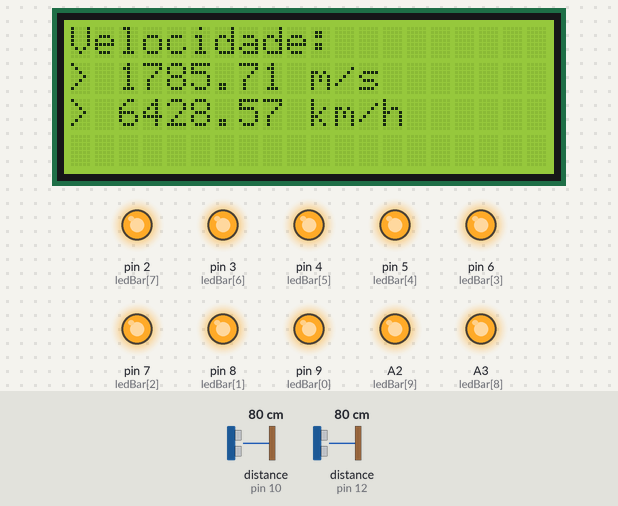
Simulated run of this sketch. Board: Arduino Uno, built with avr-gcc and run on an emulated ATmega328P. Parts: 20×4 character LCD, output pins drawn as LEDs (lit = HIGH). Wiring (inferred from the names in the program): 2 × ultrasonic range finder: trigger pin 11, echo pin 10 / trigger pin 13, echo pin 12. The test bench sets the inputs (shaded band); at power-on: distance to the obstacle (sensors on pin 10, pin 12) 80 cm. The echo pulse lasts 58.3 µs per cm; pins used as bus, display or sensor lines are not drawn; what the sketch prints to the serial monitor is not drawn.

Above: at 1.2 s.
1.3 s: distance to the obstacle (sensor on pin 10) set to 2 cm
At 6.9 s:
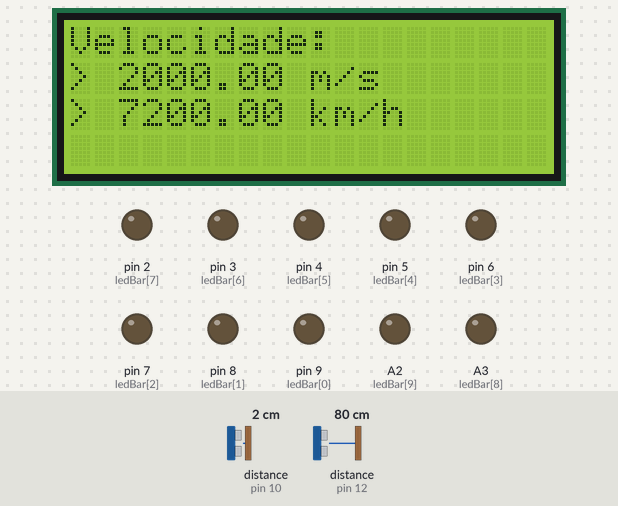
8.5 s: distance to the obstacle (sensor on pin 10) set to 9 cm
At 14.5 s:
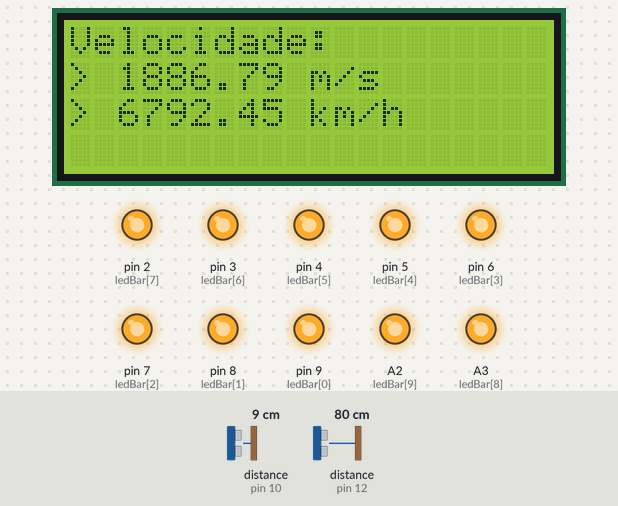
15.5 s: distance to the obstacle (sensor on pin 10) set to 60 cm
At 20.0 s:
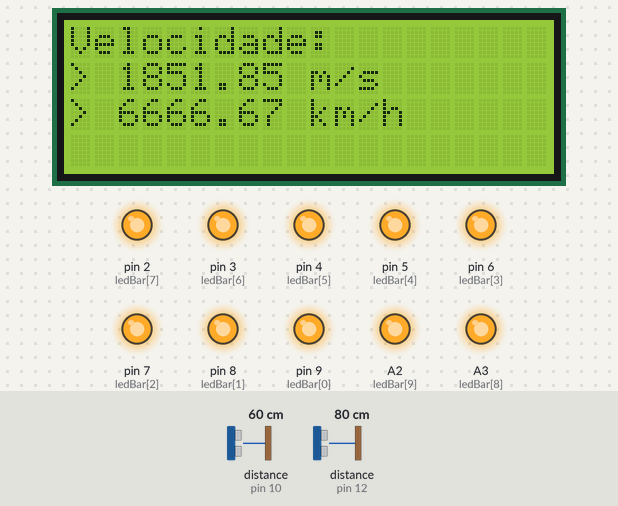
Timing chart, 0 to 27.3 s (numbered marks = the images above; inputs shaded):
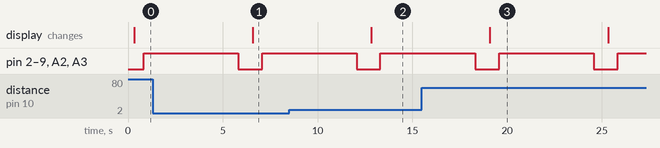

The sketch:

CHALLENGE_edge.ino
```cpp
#include <LiquidCrystal_I2C.h>

// Declarando variáveis dos componentes
LiquidCrystal_I2C lcd(0x27, 20, 4);

int trigger01 = 13;
int echo01 = 12;
int trigger02 = 11;
int echo02 = 10;

int ledBar[] = {9, 8, 7, 6, 5, 4, 3, 2, A3, A2};
int numLeds = 10;

// Declarando variáveis
float leitura01 = 0;
float leitura02 = 0;
float cm01 = 0;
float cm02 = 0;

bool leitura01Iniciou = false;
bool leitura02Iniciou = false;

unsigned long tempoInicial = 0;
unsigned long tempoFinal = 0;
float intervalo = 0;
float distancia = 100; // Distancia entre os dois sensores (em metros)
float velocidadeMps = 0;
float velocidadeKph = 0;

void setup() {
  // Iniciando o serial
  Serial.begin(9600);

  // Iniciando o LCD
  lcd.init();
  lcd.backlight();

  // Declarando os pinModes dos componentes
  pinMode(trigger01, OUTPUT);
  pinMode(echo01, INPUT);
  pinMode(trigger02, OUTPUT);
  pinMode(echo02, INPUT);

  for(int i = 0; i < numLeds; i++) {
    pinMode(ledBar[i], OUTPUT);
  }

  Serial.println("Pronto para iniciar medições");
}

void loop() {
  // Iniciando o sensor de distancia ultrasonico 01
  digitalWrite(trigger01, LOW);
  delayMicroseconds(5);
  digitalWrite(trigger01, HIGH);
  delayMicroseconds(5);
  digitalWrite(trigger01, LOW);

  // Captando dados dos sensores 01
  leitura01 = pulseIn(echo01, HIGH);

  // Calculando e transformando unidades de medida do sensor 01
  cm01 = leitura01 / 58.0;

  // Checando se a leitura foi iniciada no sensor 01
  if(cm01 <= 300 && !leitura01Iniciou) {
    delay(50);
    if(cm01 <= 300) {
      tempoInicial = millis();
      leitura01Iniciou = true;
      Serial.println("Leitura do Sensor 01 Iniciada");
    }
  }

  // Iniciando o sensor de distancia ultrasonico 02
  digitalWrite(trigger02, LOW);
  delayMicroseconds(5);
  digitalWrite(trigger02, HIGH);
  delayMicroseconds(5);
  digitalWrite(trigger02, LOW);

  // Captando dados do sensor 02
  leitura02 = pulseIn(echo02, HIGH);

  // Calculando e transformando unidades de medida do sensor 02
  cm02 = leitura02 / 58.0;

  // Checando se a leitura foi iniciada no sensor 02
  if(cm02 <= 300 && leitura01Iniciou && !leitura02Iniciou) {
    delay(50);
    if(cm02 <= 300) {
      tempoFinal = millis();
      leitura02Iniciou = true;
      Serial.println("Leitura do Sensor 02 Iniciada");

      // Calculo do intervalo de tempo
      intervalo = (tempoFinal - tempoInicial) / 1000.0;
      Serial.print("Intervalo de Tempo: ");
      Serial.print(intervalo);
      Serial.println(" segundos");

      // Calculo da velocidade
      velocidadeMps = distancia / intervalo;
      velocidadeKph = (float)(distancia / 1000.0) / (float)(intervalo / 3600.0);
      Serial.print("Velociade (m/s): ");
      Serial.print(velocidadeMps);
      Serial.println(" m/s");
      Serial.print("Velociade (km/h): ");
      Serial.print(velocidadeKph);
      Serial.println(" km/h");

      // Resetar estados das leituras
      leitura01Iniciou = false;
      leitura02Iniciou = false;

      // Exibindo velociade no LCD
      lcd.setCursor(0, 0);
      lcd.print("Velocidade:");
      exibirLCD(0, 1, velocidadeMps, ">", "m/s");
      exibirLCD(0, 2, velocidadeKph, ">", "km/h");
      delay(500);
    }
  }

  // Bloco de verificação para ligar a LEDbar
  if(velocidadeMps != 0 && velocidadeKph != 0) {
    ligarLEDbar(velocidadeKph, ledBar);
    delay(500);
  }
}

// Função para apagar linha do LCD
void apagarLinha(int coluna, int linha) {
  lcd.setCursor(coluna, linha);
  for (int i = coluna; i < (20 - coluna); i++) {
    lcd.print(" ");
  }
  lcd.setCursor(coluna, linha);
}

// Função para exibir informações no LCD
void exibirLCD(int coluna, int linha, float variavel, String mensagem, String medida) {
  apagarLinha(coluna, linha);
  lcd.setCursor(coluna, linha);
  lcd.print(mensagem);
  lcd.print(" ");
  lcd.print(variavel);
  lcd.print(" ");
  lcd.print(medida);
}

// Função para ligar a LEDbar
void ligarLEDbar(float variavel, int lista[]) {

  // Liga 10 LEDs da LEDbar
  if(variavel >= 300) {
    for(int i = 0; i < 10; i++) {
      digitalWrite(lista[i], HIGH);
    }

  // Liga 8 LEDs da LEDbar
  } else if(variavel >= 200) {
    for(int i = 0; i < 8; i++) {
      digitalWrite(lista[i], HIGH);
    }

  // Liga 6 LEDs da LEDbar
  } else if(variavel >= 150) {
    for(int i = 0; i < 6; i++) {
      digitalWrite(lista[i], HIGH);
    }

  // Liga 4 LEDs da LEDbar
  } else if(variavel >= 100) {
    for(int i = 0; i < 4; i++) {
      digitalWrite(lista[i], HIGH);
    }

  // Liga 2 LEDs da LEDbar
  } else if(variavel >= 75) {
    for(int i = 0; i < 2; i++) {
      digitalWrite(lista[i], HIGH);
    }

  // Liga 1 LEDs da LEDbar
  } else if(variavel >= 50) {
    for(int i = 0; i < 1; i++) {
      digitalWrite(lista[i], HIGH);
    }
  }
  delay(5000);

  // Desliga 10 LEDs da LEDbar
  for(int i = 0; i < 10; i++) {
    digitalWrite(lista[i], LOW);
  }
}
```

Measured:
- after the input at 1.3 s, the display: changes after 5.3 s (image 1)
- after the input at 8.5 s, the display: changes after 4.3 s (image 2)
- by itself, pin 2 (ledBar[7]), pin 3 (ledBar[6]), pin 4 (ledBar[5]), pin 5 (ledBar[4]), pin 6 (ledBar[3]), pin 7 (ledBar[2]), pin 8 (ledBar[1]), pin 9 (ledBar[0]), A2 (ledBar[9]), A3 (ledBar[8]): alternates HIGH for 5.0 s and LOW for 1.3 s
